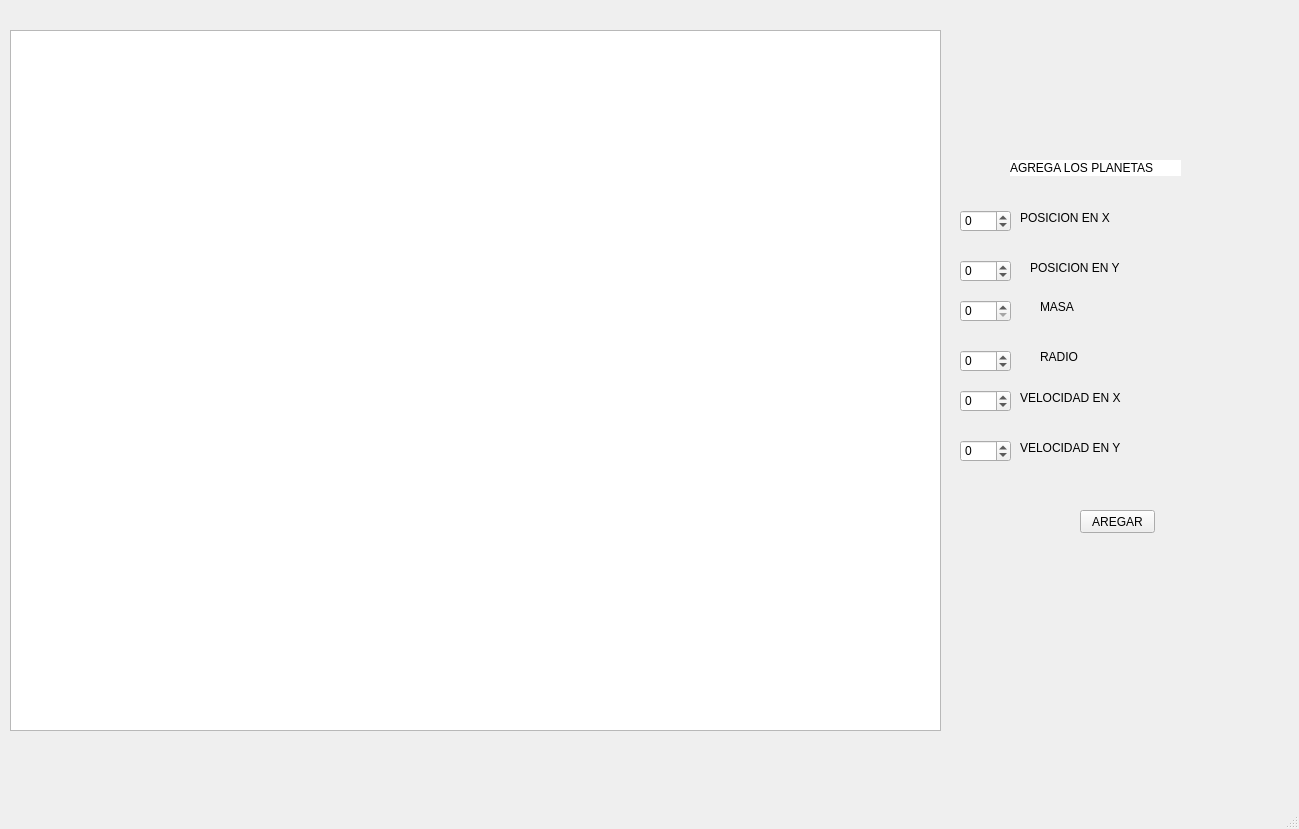
<?xml version="1.0" encoding="UTF-8"?>
<ui version="4.0">
 <class>MainWindow</class>
 <widget class="QMainWindow" name="MainWindow">
  <property name="geometry">
   <rect>
    <x>0</x>
    <y>0</y>
    <width>1299</width>
    <height>829</height>
   </rect>
  </property>
  <property name="windowTitle">
   <string>MainWindow</string>
  </property>
  <widget class="QWidget" name="centralwidget">
   <widget class="QGraphicsView" name="vista">
    <property name="geometry">
     <rect>
      <x>10</x>
      <y>30</y>
      <width>931</width>
      <height>701</height>
     </rect>
    </property>
   </widget>
   <widget class="QSpinBox" name="spinBox_6">
    <property name="geometry">
     <rect>
      <x>960</x>
      <y>350</y>
      <width>51</width>
      <height>22</height>
     </rect>
    </property>
    <property name="minimum">
     <number>-10000</number>
    </property>
    <property name="maximum">
     <number>1000000</number>
    </property>
   </widget>
   <widget class="QSpinBox" name="spinBox">
    <property name="geometry">
     <rect>
      <x>960</x>
      <y>210</y>
      <width>51</width>
      <height>22</height>
     </rect>
    </property>
    <property name="minimumSize">
     <size>
      <width>0</width>
      <height>0</height>
     </size>
    </property>
    <property name="minimum">
     <number>-1000000</number>
    </property>
    <property name="maximum">
     <number>1000000</number>
    </property>
   </widget>
   <widget class="QLabel" name="label_7">
    <property name="geometry">
     <rect>
      <x>1040</x>
      <y>350</y>
      <width>47</width>
      <height>13</height>
     </rect>
    </property>
    <property name="text">
     <string>RADIO </string>
    </property>
   </widget>
   <widget class="QLabel" name="label_4">
    <property name="geometry">
     <rect>
      <x>1020</x>
      <y>390</y>
      <width>121</width>
      <height>16</height>
     </rect>
    </property>
    <property name="text">
     <string>VELOCIDAD EN X</string>
    </property>
   </widget>
   <widget class="QLabel" name="label_2">
    <property name="geometry">
     <rect>
      <x>1020</x>
      <y>210</y>
      <width>111</width>
      <height>16</height>
     </rect>
    </property>
    <property name="text">
     <string>POSICION EN X</string>
    </property>
   </widget>
   <widget class="QLabel" name="label_6">
    <property name="geometry">
     <rect>
      <x>1040</x>
      <y>300</y>
      <width>47</width>
      <height>13</height>
     </rect>
    </property>
    <property name="text">
     <string>MASA</string>
    </property>
   </widget>
   <widget class="QSpinBox" name="spinBox_2">
    <property name="geometry">
     <rect>
      <x>960</x>
      <y>260</y>
      <width>51</width>
      <height>22</height>
     </rect>
    </property>
    <property name="minimum">
     <number>-1000000</number>
    </property>
    <property name="maximum">
     <number>1000000</number>
    </property>
   </widget>
   <widget class="QLabel" name="label_3">
    <property name="geometry">
     <rect>
      <x>1030</x>
      <y>260</y>
      <width>111</width>
      <height>16</height>
     </rect>
    </property>
    <property name="text">
     <string>POSICION EN Y</string>
    </property>
   </widget>
   <widget class="QLabel" name="label_5">
    <property name="geometry">
     <rect>
      <x>1020</x>
      <y>440</y>
      <width>121</width>
      <height>16</height>
     </rect>
    </property>
    <property name="text">
     <string>VELOCIDAD EN Y</string>
    </property>
   </widget>
   <widget class="QSpinBox" name="spinBox_4">
    <property name="geometry">
     <rect>
      <x>960</x>
      <y>440</y>
      <width>51</width>
      <height>22</height>
     </rect>
    </property>
    <property name="minimum">
     <number>-999</number>
    </property>
    <property name="maximum">
     <number>999</number>
    </property>
   </widget>
   <widget class="QSpinBox" name="spinBox_5">
    <property name="geometry">
     <rect>
      <x>960</x>
      <y>300</y>
      <width>51</width>
      <height>22</height>
     </rect>
    </property>
    <property name="minimum">
     <number>0</number>
    </property>
    <property name="maximum">
     <number>100000</number>
    </property>
    <property name="value">
     <number>0</number>
    </property>
   </widget>
   <widget class="QPushButton" name="pushButton_2">
    <property name="geometry">
     <rect>
      <x>1080</x>
      <y>510</y>
      <width>75</width>
      <height>23</height>
     </rect>
    </property>
    <property name="text">
     <string>AREGAR</string>
    </property>
   </widget>
   <widget class="QLabel" name="label">
    <property name="geometry">
     <rect>
      <x>1010</x>
      <y>160</y>
      <width>171</width>
      <height>16</height>
     </rect>
    </property>
    <property name="styleSheet">
     <string notr="true">background-color: rgb(255, 255, 255);</string>
    </property>
    <property name="text">
     <string>AGREGA LOS PLANETAS</string>
    </property>
   </widget>
   <widget class="QSpinBox" name="spinBox_3">
    <property name="geometry">
     <rect>
      <x>960</x>
      <y>390</y>
      <width>51</width>
      <height>22</height>
     </rect>
    </property>
    <property name="minimum">
     <number>-999</number>
    </property>
    <property name="maximum">
     <number>999</number>
    </property>
   </widget>
  </widget>
  <widget class="QMenuBar" name="menubar">
   <property name="geometry">
    <rect>
     <x>0</x>
     <y>0</y>
     <width>1299</width>
     <height>25</height>
    </rect>
   </property>
  </widget>
  <widget class="QStatusBar" name="statusbar"/>
 </widget>
 <resources/>
 <connections/>
</ui>
